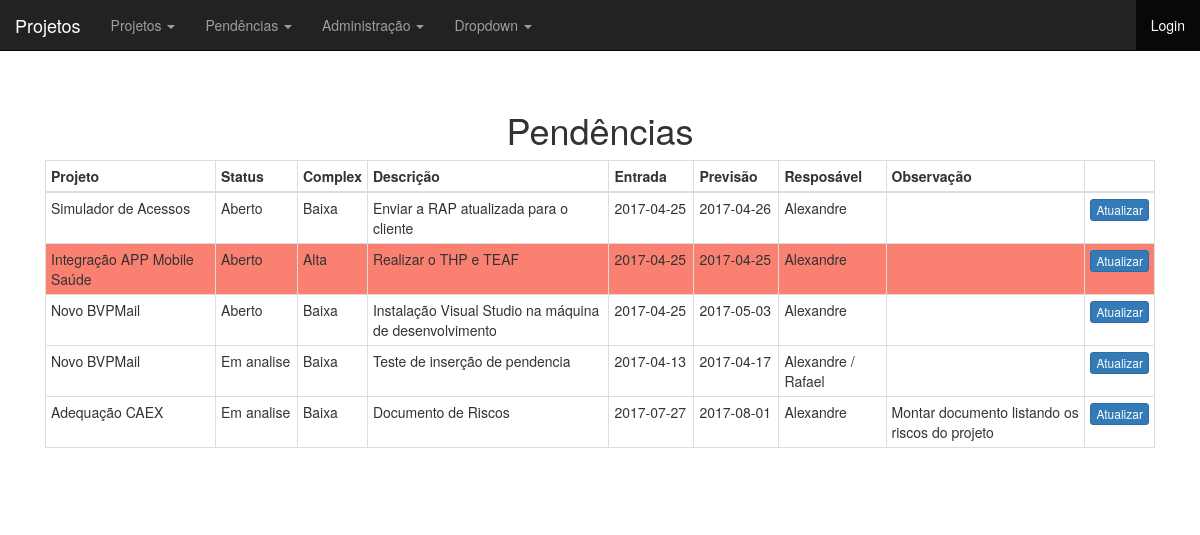
The app's page /pendencia-lista.php with its own data.
### tables this page shows
CREATE TABLE `pendencias` (
  `id` int(10) unsigned NOT NULL AUTO_INCREMENT,
  `Statuss_id` int(10) unsigned NOT NULL,
  `Complexidade_id` int(10) unsigned NOT NULL,
  `Projetos_id` int(10) unsigned NOT NULL,
  `descricao` text,
  `data_entrada` date DEFAULT NULL,
  `data_previsao` date DEFAULT NULL,
  `data_real` date DEFAULT NULL,
  `responsavel` varchar(255) DEFAULT NULL,
  `observacao` text,
  PRIMARY KEY (`id`),
  KEY `Pendencias_FKIndex1` (`Projetos_id`),
  KEY `Pendencias_FKIndex2` (`Complexidade_id`),
  KEY `Pendencias_FKIndex3` (`Statuss_id`)
);

CREATE TABLE `projetos` (
  `id` int(10) unsigned NOT NULL AUTO_INCREMENT,
  `nome` varchar(255) NOT NULL,
  `nr_proposta` varchar(255) NOT NULL,
  `nr_gcti` varchar(255) DEFAULT NULL,
  `pjc` varchar(255) DEFAULT NULL,
  `nr_dias` int(10) unsigned DEFAULT NULL,
  `data_inicio` date DEFAULT NULL,
  `data_fim` date DEFAULT NULL,
  `hrs_custo` int(10) unsigned DEFAULT NULL,
  `hrs_venda` int(10) unsigned DEFAULT NULL,
  `observacoes` longtext,
  `ativo` varchar(20) DEFAULT NULL,
  `vertical_id` int(11) DEFAULT NULL,
  PRIMARY KEY (`id`)
);

CREATE TABLE `statuss` (
  `id` int(10) unsigned NOT NULL AUTO_INCREMENT,
  `tipo` varchar(255) DEFAULT NULL,
  PRIMARY KEY (`id`)
);

CREATE TABLE `complexidade` (
  `id` int(10) unsigned NOT NULL AUTO_INCREMENT,
  `tipo` varchar(255) DEFAULT NULL,
  PRIMARY KEY (`id`)
);

### banco-pendencia.php (called while the page is built, shortened)
<?php
function buscaTodasPendencias($conexao){
		$pendencias = array();
	$query = "select pd.* , s.tipo as status, c.tipo as complexidade, p.nome as projeto from pendencias as pd join statuss as s on s.id=pd.Statuss_id join complexidade as c on c.id=pd.Complexidade_id join projetos as p on p.id=pd.Projetos_id where s.tipo <> 'Fechado'";
	$resultado = mysqli_query($conexao, $query);
	while ($pendencia = mysqli_fetch_assoc($resultado)){
		array_push($pendencias, $pendencia);
	}
	return $pendencias;
}

### pendencia-lista.php (the view)
<?php
include ("cabecalho.php");
include("conecta.php");
include("banco-pendencia.php");
$id = $_GET['id'];
if($id == 0){
$pendencias = buscaTodasPendencias($conexao);
}else{
$pendencias = buscaPendenciaProjeto($conexao, $id);
}
?>
<h1>Pendências</h1>
<div class="table-responsive">
	<table class="table table-condensed table-bordered alinhamento-esquerda">
		<thead class="alinhamento-centralizado">
			<th width="170">Projeto</th>
			<th width="82">Status</th>
			<th width="50">Complex</th>
			<th>Descrição</th>
			<th width="85">Entrada</th>
			<th width="85">Previsão</th>
			<th>Resposável</th>
			<th>Observação</th>
			<th></th>
		</thead>
		<?php
		foreach ($pendencias as $pendencia): ?>
			<?php if ($pendencia['complexidade'] == 'Alta'){?>
				<tr class="tr-alta">
					<td><?=$pendencia['projeto'] ?></td>
					<td><?=$pendencia['status']?></td>
					<td><?=$pendencia['complexidade'] ?></td>
					<td><?=$pendencia['descricao'] ?></td>
					<td><?=$pendencia['data_entrada'] ?></td>
					<td><?=$pendencia['data_previsao'] ?></td>
					<td><?=$pendencia['responsavel'] ?></td>
					<td><?=$pendencia['observacao'] ?></td>
					<td><a class="btn btn-xs btn-primary" href="pendencia-altera-formulario.php?id=<?=$pendencia['id']?>">Atualizar</td>
				</tr>
			<?php }else{ ?>
				<tr>
					<td><?=$pendencia['projeto'] ?></td>
					<td><?=$pendencia['status']?></td>
					<td><?=$pendencia['complexidade'] ?></td>
					<td><?=$pendencia['descricao'] ?></td>
					<td><?=$pendencia['data_entrada'] ?></td>
					<td><?=$pendencia['data_previsao'] ?></td>
					<td><?=$pendencia['responsavel'] ?></td>
					<td><?=$pendencia['observacao'] ?></td>
					<td><a class="btn btn-xs btn-primary" href="pendencia-altera-formulario.php?id=<?=$pendencia['id']?>">Atualizar</td>
				</tr>
			<?php } ?>
		<?php
		endforeach
		?>
	</table>
</div>
<?php include("rodape.php");

### css/projetos.css (style rules this page uses)
body { padding-top: 50px; }
.alinhamento-esquerda { text-align:left; }
.alinhamento-centralizado { text-align:center; }
.tr-alta { background:#FA8072; }

### records on screen
pendencias: Projetos.nome "Simulador de Acessos", Statuss.tipo "Aberto", Complexidade.tipo "Baixa", descricao "Enviar a RAP atualizada para o cliente", data_entrada "2017-04-25", data_previsao "2017-04-26", responsavel "Alexandre"
pendencias: Projetos.nome "Integração APP Mobile Saúde", Statuss.tipo "Aberto", Complexidade.tipo "Alta", descricao "Realizar o THP e TEAF", data_entrada "2017-04-25", data_previsao "2017-04-25", responsavel "Alexandre"
pendencias: Projetos.nome "Novo BVPMail", Statuss.tipo "Aberto", Complexidade.tipo "Baixa", descricao "Instalação Visual Studio na máquina de desenvolvimento", data_entrada "2017-04-25", data_previsao "2017-05-03", responsavel "Alexandre"
pendencias: Projetos.nome "Novo BVPMail", Statuss.tipo "Em analise", Complexidade.tipo "Baixa", descricao "Teste de inserção de pendencia", data_entrada "2017-04-13", data_previsao "2017-04-17", responsavel "Alexandre / Rafael"
pendencias: Projetos.nome "Adequação CAEX", Statuss.tipo "Em analise", Complexidade.tipo "Baixa", descricao "Documento de Riscos", data_entrada "2017-07-27", data_previsao "2017-08-01", responsavel "Alexandre", observacao "Montar documento listando os riscos do projeto"
